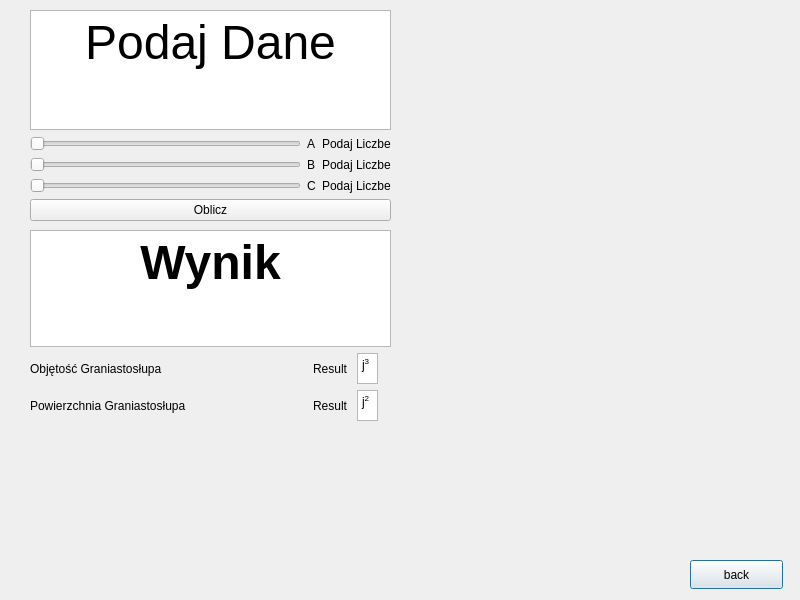
<?xml version="1.0" encoding="UTF-8"?>
<ui version="4.0">
 <class>PrismRectangle</class>
 <widget class="QDialog" name="PrismRectangle">
  <property name="geometry">
   <rect>
    <x>0</x>
    <y>0</y>
    <width>800</width>
    <height>600</height>
   </rect>
  </property>
  <property name="minimumSize">
   <size>
    <width>800</width>
    <height>600</height>
   </size>
  </property>
  <property name="maximumSize">
   <size>
    <width>800</width>
    <height>600</height>
   </size>
  </property>
  <property name="windowTitle">
   <string>Dialog</string>
  </property>
  <widget class="QLabel" name="label">
   <property name="geometry">
    <rect>
     <x>410</x>
     <y>0</y>
     <width>371</width>
     <height>431</height>
    </rect>
   </property>
   <property name="styleSheet">
    <string notr="true">image: url(:/image/grafika/prismrectangle.png);</string>
   </property>
   <property name="text">
    <string/>
   </property>
  </widget>
  <widget class="QPushButton" name="backbutton">
   <property name="geometry">
    <rect>
     <x>690</x>
     <y>560</y>
     <width>93</width>
     <height>29</height>
    </rect>
   </property>
   <property name="text">
    <string>back</string>
   </property>
  </widget>
  <widget class="QWidget" name="">
   <property name="geometry">
    <rect>
     <x>30</x>
     <y>10</y>
     <width>361</width>
     <height>211</height>
    </rect>
   </property>
   <layout class="QVBoxLayout" name="verticalLayout">
    <item>
     <widget class="QTextBrowser" name="textBrowser">
      <property name="html">
       <string>&lt;!DOCTYPE HTML PUBLIC &quot;-//W3C//DTD HTML 4.0//EN&quot; &quot;http://www.w3.org/TR/REC-html40/strict.dtd&quot;&gt;
&lt;html&gt;&lt;head&gt;&lt;meta name=&quot;qrichtext&quot; content=&quot;1&quot; /&gt;&lt;meta charset=&quot;utf-8&quot; /&gt;&lt;style type=&quot;text/css&quot;&gt;
p, li { white-space: pre-wrap; }
hr { height: 1px; border-width: 0; }
li.unchecked::marker { content: &quot;\2610&quot;; }
li.checked::marker { content: &quot;\2612&quot;; }
&lt;/style&gt;&lt;/head&gt;&lt;body style=&quot; font-family:'Segoe UI'; font-size:9pt; font-weight:400; font-style:normal;&quot;&gt;
&lt;p align=&quot;center&quot; style=&quot; margin-top:0px; margin-bottom:0px; margin-left:0px; margin-right:0px; -qt-block-indent:0; text-indent:0px;&quot;&gt;&lt;span style=&quot; font-size:36pt;&quot;&gt;Podaj Dane&lt;/span&gt;&lt;/p&gt;&lt;/body&gt;&lt;/html&gt;</string>
      </property>
     </widget>
    </item>
    <item>
     <layout class="QGridLayout" name="gridLayout">
      <item row="2" column="0">
       <widget class="QSlider" name="SliderC">
        <property name="minimum">
         <number>0</number>
        </property>
        <property name="maximum">
         <number>100</number>
        </property>
        <property name="orientation">
         <enum>Qt::Horizontal</enum>
        </property>
       </widget>
      </item>
      <item row="1" column="1">
       <widget class="QLabel" name="label_3">
        <property name="text">
         <string>B</string>
        </property>
       </widget>
      </item>
      <item row="0" column="1">
       <widget class="QLabel" name="label_2">
        <property name="text">
         <string>A</string>
        </property>
       </widget>
      </item>
      <item row="2" column="1">
       <widget class="QLabel" name="label_4">
        <property name="text">
         <string>C</string>
        </property>
       </widget>
      </item>
      <item row="1" column="0">
       <widget class="QSlider" name="SliderB">
        <property name="minimum">
         <number>0</number>
        </property>
        <property name="maximum">
         <number>100</number>
        </property>
        <property name="orientation">
         <enum>Qt::Horizontal</enum>
        </property>
       </widget>
      </item>
      <item row="0" column="0">
       <widget class="QSlider" name="SliderA">
        <property name="minimum">
         <number>0</number>
        </property>
        <property name="maximum">
         <number>100</number>
        </property>
        <property name="orientation">
         <enum>Qt::Horizontal</enum>
        </property>
       </widget>
      </item>
      <item row="0" column="2">
       <widget class="QLabel" name="label_a_value">
        <property name="text">
         <string>Podaj Liczbe</string>
        </property>
       </widget>
      </item>
      <item row="1" column="2">
       <widget class="QLabel" name="label_b_value">
        <property name="text">
         <string>Podaj Liczbe</string>
        </property>
       </widget>
      </item>
      <item row="2" column="2">
       <widget class="QLabel" name="label_c_value">
        <property name="text">
         <string>Podaj Liczbe</string>
        </property>
       </widget>
      </item>
     </layout>
    </item>
    <item>
     <widget class="QPushButton" name="pushButton">
      <property name="text">
       <string>Oblicz</string>
      </property>
     </widget>
    </item>
   </layout>
  </widget>
  <widget class="QWidget" name="">
   <property name="geometry">
    <rect>
     <x>30</x>
     <y>230</y>
     <width>361</width>
     <height>191</height>
    </rect>
   </property>
   <layout class="QVBoxLayout" name="verticalLayout_2">
    <item>
     <widget class="QTextBrowser" name="textBrowser_2">
      <property name="html">
       <string>&lt;!DOCTYPE HTML PUBLIC &quot;-//W3C//DTD HTML 4.0//EN&quot; &quot;http://www.w3.org/TR/REC-html40/strict.dtd&quot;&gt;
&lt;html&gt;&lt;head&gt;&lt;meta name=&quot;qrichtext&quot; content=&quot;1&quot; /&gt;&lt;meta charset=&quot;utf-8&quot; /&gt;&lt;style type=&quot;text/css&quot;&gt;
p, li { white-space: pre-wrap; }
hr { height: 1px; border-width: 0; }
li.unchecked::marker { content: &quot;\2610&quot;; }
li.checked::marker { content: &quot;\2612&quot;; }
&lt;/style&gt;&lt;/head&gt;&lt;body style=&quot; font-family:'Segoe UI'; font-size:9pt; font-weight:400; font-style:normal;&quot;&gt;
&lt;p align=&quot;center&quot; style=&quot; margin-top:0px; margin-bottom:0px; margin-left:0px; margin-right:0px; -qt-block-indent:0; text-indent:0px;&quot;&gt;&lt;span style=&quot; font-size:36pt; font-weight:700;&quot;&gt;Wynik&lt;/span&gt;&lt;/p&gt;&lt;/body&gt;&lt;/html&gt;</string>
      </property>
     </widget>
    </item>
    <item>
     <layout class="QGridLayout" name="gridLayout_2">
      <item row="0" column="0">
       <widget class="QLabel" name="label_5">
        <property name="text">
         <string>Objętość Graniastosłupa</string>
        </property>
       </widget>
      </item>
      <item row="0" column="1">
       <spacer name="horizontalSpacer">
        <property name="orientation">
         <enum>Qt::Horizontal</enum>
        </property>
        <property name="sizeHint" stdset="0">
         <size>
          <width>40</width>
          <height>20</height>
         </size>
        </property>
       </spacer>
      </item>
      <item row="1" column="1">
       <spacer name="horizontalSpacer_2">
        <property name="orientation">
         <enum>Qt::Horizontal</enum>
        </property>
        <property name="sizeHint" stdset="0">
         <size>
          <width>40</width>
          <height>20</height>
         </size>
        </property>
       </spacer>
      </item>
      <item row="1" column="4">
       <widget class="QTextBrowser" name="textBrowser_3">
        <property name="minimumSize">
         <size>
          <width>21</width>
          <height>31</height>
         </size>
        </property>
        <property name="maximumSize">
         <size>
          <width>21</width>
          <height>31</height>
         </size>
        </property>
        <property name="html">
         <string>&lt;!DOCTYPE HTML PUBLIC &quot;-//W3C//DTD HTML 4.0//EN&quot; &quot;http://www.w3.org/TR/REC-html40/strict.dtd&quot;&gt;
&lt;html&gt;&lt;head&gt;&lt;meta name=&quot;qrichtext&quot; content=&quot;1&quot; /&gt;&lt;meta charset=&quot;utf-8&quot; /&gt;&lt;style type=&quot;text/css&quot;&gt;
p, li { white-space: pre-wrap; }
hr { height: 1px; border-width: 0; }
li.unchecked::marker { content: &quot;\2610&quot;; }
li.checked::marker { content: &quot;\2612&quot;; }
&lt;/style&gt;&lt;/head&gt;&lt;body style=&quot; font-family:'Segoe UI'; font-size:9pt; font-weight:400; font-style:normal;&quot;&gt;
&lt;p style=&quot; margin-top:0px; margin-bottom:0px; margin-left:0px; margin-right:0px; -qt-block-indent:0; text-indent:0px;&quot;&gt;j&lt;span style=&quot; vertical-align:super;&quot;&gt;2&lt;/span&gt;&lt;/p&gt;&lt;/body&gt;&lt;/html&gt;</string>
        </property>
       </widget>
      </item>
      <item row="0" column="4">
       <widget class="QTextBrowser" name="textBrowser_4">
        <property name="minimumSize">
         <size>
          <width>21</width>
          <height>31</height>
         </size>
        </property>
        <property name="maximumSize">
         <size>
          <width>21</width>
          <height>31</height>
         </size>
        </property>
        <property name="html">
         <string>&lt;!DOCTYPE HTML PUBLIC &quot;-//W3C//DTD HTML 4.0//EN&quot; &quot;http://www.w3.org/TR/REC-html40/strict.dtd&quot;&gt;
&lt;html&gt;&lt;head&gt;&lt;meta name=&quot;qrichtext&quot; content=&quot;1&quot; /&gt;&lt;meta charset=&quot;utf-8&quot; /&gt;&lt;style type=&quot;text/css&quot;&gt;
p, li { white-space: pre-wrap; }
hr { height: 1px; border-width: 0; }
li.unchecked::marker { content: &quot;\2610&quot;; }
li.checked::marker { content: &quot;\2612&quot;; }
&lt;/style&gt;&lt;/head&gt;&lt;body style=&quot; font-family:'Segoe UI'; font-size:9pt; font-weight:400; font-style:normal;&quot;&gt;
&lt;p style=&quot; margin-top:0px; margin-bottom:0px; margin-left:0px; margin-right:0px; -qt-block-indent:0; text-indent:0px;&quot;&gt;j&lt;span style=&quot; vertical-align:super;&quot;&gt;3&lt;/span&gt;&lt;/p&gt;&lt;/body&gt;&lt;/html&gt;</string>
        </property>
       </widget>
      </item>
      <item row="0" column="5">
       <widget class="QLabel" name="label_7">
        <property name="text">
         <string/>
        </property>
       </widget>
      </item>
      <item row="1" column="0">
       <widget class="QLabel" name="label_6">
        <property name="text">
         <string>Powierzchnia Graniastosłupa</string>
        </property>
       </widget>
      </item>
      <item row="1" column="3">
       <widget class="QLabel" name="labelPole">
        <property name="text">
         <string>Result </string>
        </property>
       </widget>
      </item>
      <item row="0" column="3">
       <widget class="QLabel" name="labelOb">
        <property name="text">
         <string>Result</string>
        </property>
       </widget>
      </item>
     </layout>
    </item>
   </layout>
  </widget>
 </widget>
 <resources/>
 <connections/>
</ui>
